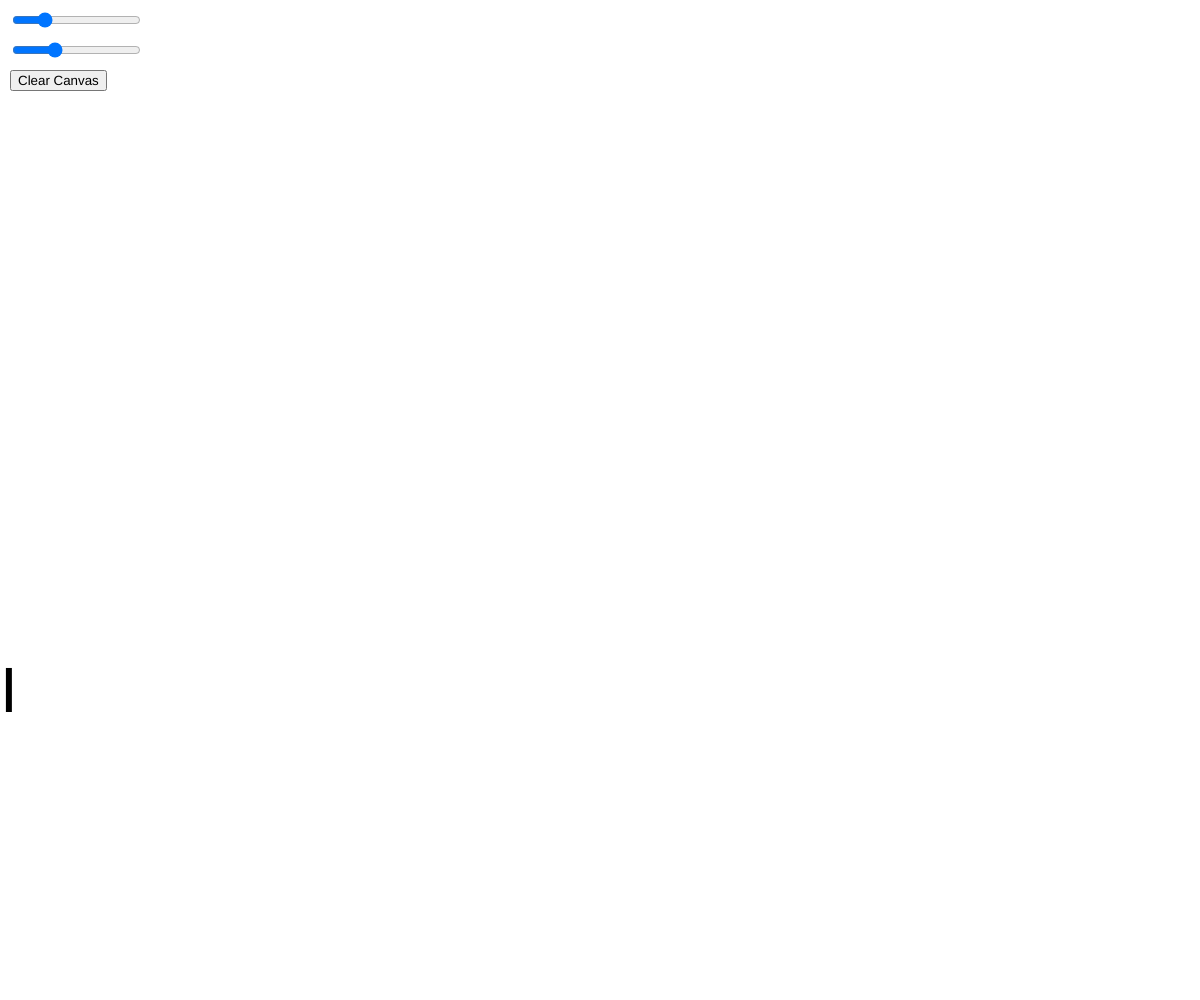
Frame 1 (no input)
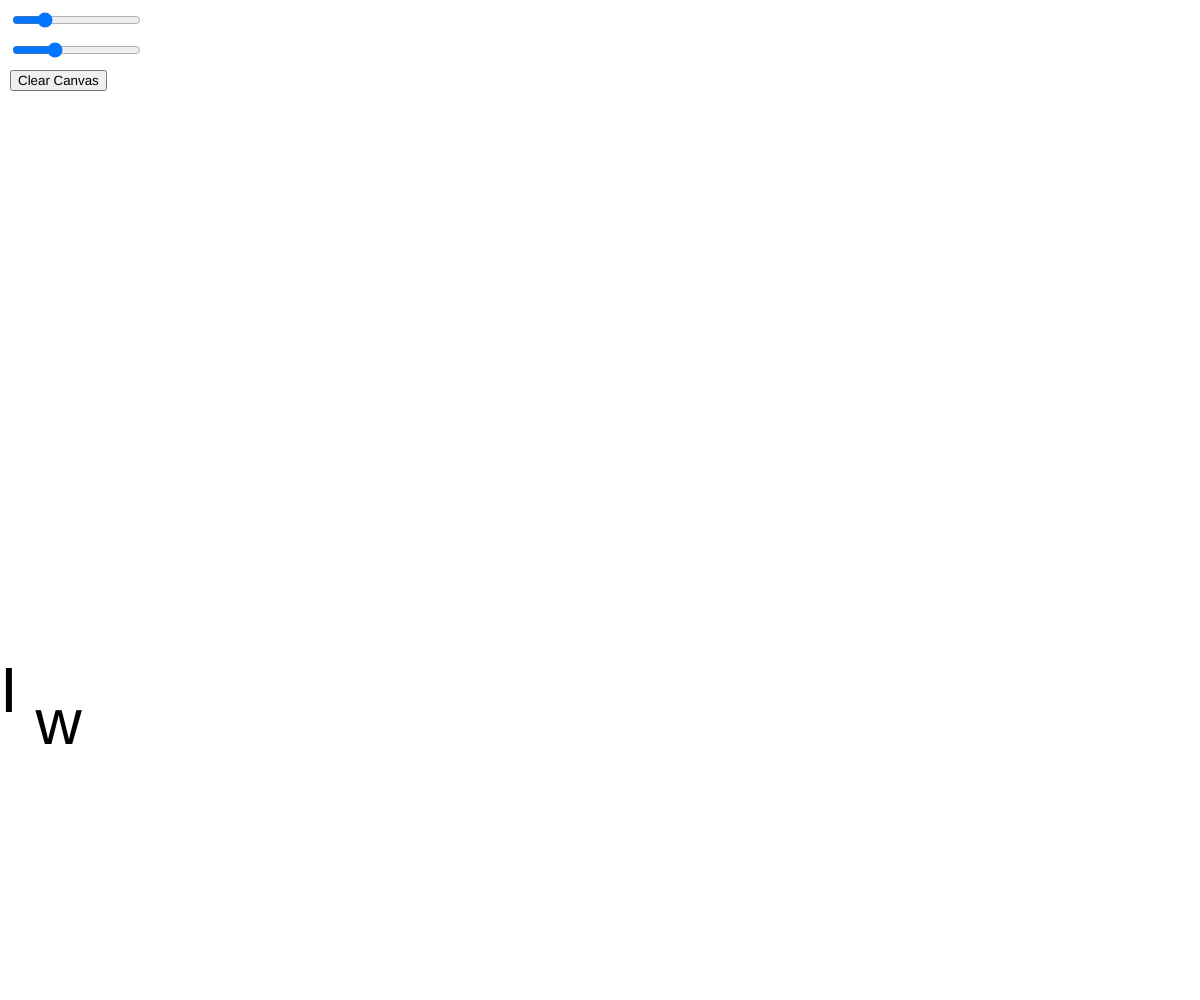
Frame 60 (no input)
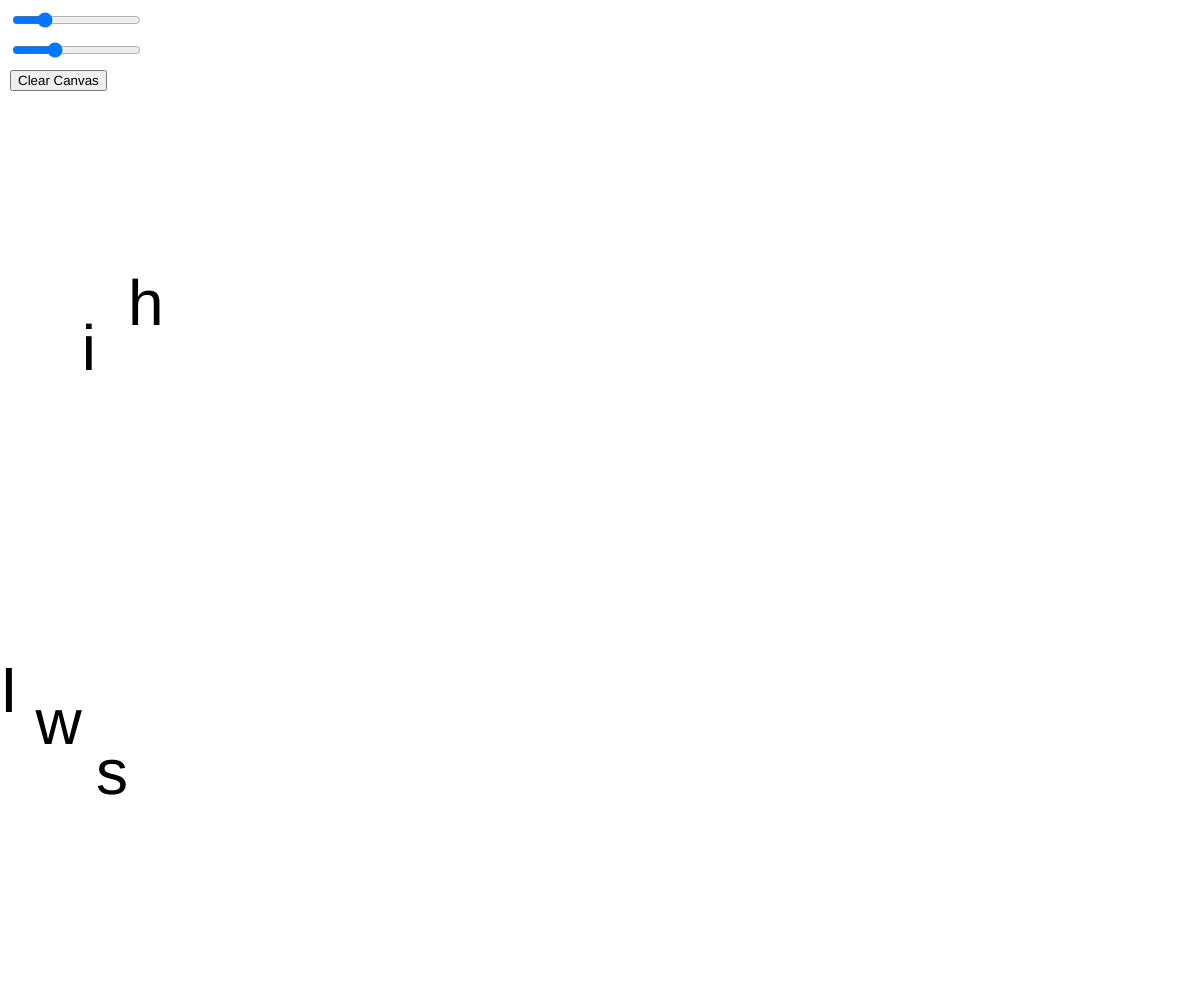
Frame 120 (the mouse pressed at the canvas centre since frame 60)

The p5.js sketch that drew these frames (run headless with seeded random() and noise() and a simulated clock; from frame 60 on, the mouse is pressed at the canvas centre):

// p5.js sketch
// ── sketch.js
let str = "I wish to wash my Irish wristwatch";
console.log(str, str.length, str.charAt(0));
let c = 0;
let x = 0;
let y = 0;
let sizeSlider;
let speedSlider;
let clearButton;

function setup() {
  createCanvas(windowWidth, windowHeight);
  textAlign(LEFT, TOP);
  
  // Create a paragraph element
  createP(str);
  
  // Create a slider element for text size
  sizeSlider = createSlider(10, 250, 64);
  sizeSlider.position(10, 10);
  
  // Create a slider element for speed
  speedSlider = createSlider(2, 60, 20);
  speedSlider.position(10, 40);
  
  // Create a button element to clear the canvas
  clearButton = createButton('Clear Canvas');
  clearButton.position(10, 70);
  clearButton.mousePressed(clearCanvas);
}

function draw() {
  // Get the value from the speed slider
  let speedValue = speedSlider.value();
  
  if(frameCount % speedValue == 1) {
    // Get the value from the size slider
    let textSizeValue = sizeSlider.value();
    textSize(textSizeValue);
    
    // Get the character from the string
    let character = str.charAt(floor(c));
    
    // Calculate the width of the character
    let w = textWidth(character);
    
    // Calculate the height of the character
    let h = textAscent() + textDescent();
    
    // Wrap around, make space for the last character
    if( x > width - w) {
      x = 0;
      y += textAscent() + textDescent();
    }
    
    // Draw the character to the canvas
    text(character, x, random(height - h));
    
    // Shift over to the right
    x += w;
    
    // Advance to the next character
    c++;
    c%=str.length;
  }
}

function clearCanvas() {
  background(255); // Clear the canvas by setting it to white
  c = 0; // Reset the character index
  x = 0; // Reset the x position
  y = 0; // Reset the y position
}
